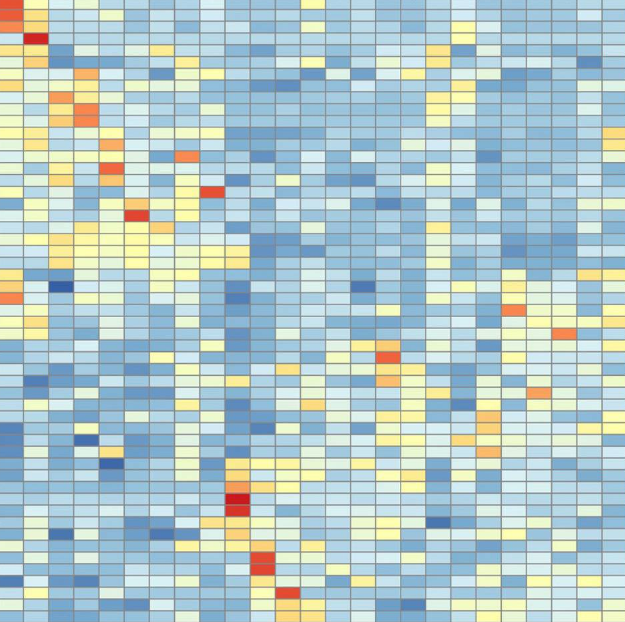
#> input picture 조정원1/heatmap_2.PNG, 625 x 622 px
$ jupyter execute --allow-errors '히트맵_수치화.ipynb'   (shell and % lines are left out)
#> lines starting #> are read from the running program, lines starting #| are printed output that depends on the picture
[cell 1]
import pandas as pd
import numpy as np
import cv2
# from skimage import color # 이 함수에서는 color 모듈을 사용하지 않습니다.

# 1. 히트맵 및 수치 범위 정의
HEATMAP_PATH = 'heatmap_2.PNG' # 파일 경로가 정확한지 다시 확인해주세요.
EXCEL_FILENAME = "heatmap_quantified_data_53x25_final.xlsx"

N_ROWS = 53  # 행 (Y축)
N_COLS = 25  # 열 (X축)
# 이 값들은 클러스터링 함수에서 직접 사용되지는 않지만, 최종 클리핑 범위를 나타냅니다.
MIN_VALUE = -2.0
MAX_VALUE = 4.0
CENTER_VALUE = 0.0

# 2. 색상 클러스터링 기반 변환 함수 (5단계 세분화)
# [42 lines left out: function rgb_to_value_final_5step, not called in this run]

# **메인 코드의 quantify_heatmap 함수 내에서 이 함수(rgb_to_value_final_5step)를 호출하도록 수정 후 실행해야 합니다.**

# 3. 이미지 분석 및 수치 추출 메인 함수
def quantify_heatmap(image_path, rows, cols, vmin, vmax, center):

#> called with image_path = 'heatmap_2.PNG', rows = 53, cols = 25, vmin = -2, vmax = 4, center = 0
    quantified_data = np.zeros((rows, cols))

    try:
        img = cv2.imread(image_path)
#> img is the input picture: shape (622, 625, 3); mean B, G, R 202.1, 200.7, 178.4
        if img is None:
            raise FileNotFoundError(f"파일을 찾을 수 없습니다: {image_path}")

        img_rgb = cv2.cvtColor(img, cv2.COLOR_BGR2RGB)

        # ⚠️ [가장 중요한 수동 조정] 픽셀 좌표 설정 ⚠️
        # 이 좌표는 이미지에 맞게 수동으로 조정해야 합니다!
        x_start = 28
        x_end = 478
        y_start = 28
        y_end = 650
        # ----------------------------------------------------

        cropped_img = img_rgb[y_start:y_end, x_start:x_end]
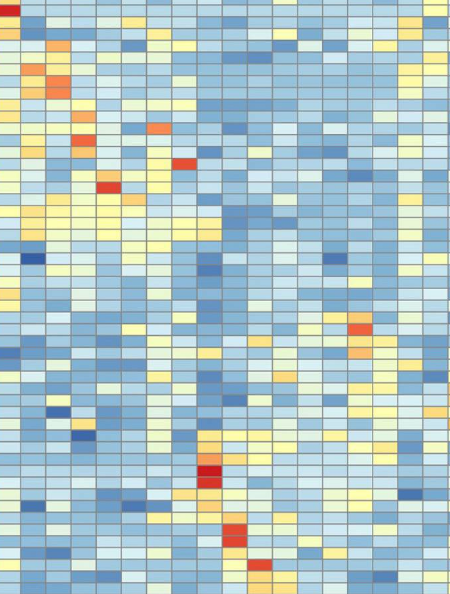
#> cropped_img: shape (594, 450, 3); mean R, G, B 177.3, 199.5, 200.9
        cropped_height, cropped_width, _ = cropped_img.shape
#> cropped_height = 594; cropped_width = 450

        cell_height = cropped_height // rows
#> cell_height = 11
        cell_width = cropped_width // cols
#> cell_width = 18

        # 각 셀을 순회하며 평균 색상 추출 및 값 변환
        for i in range(rows):
            for j in range(cols):
                # 그리드 선 제외를 위한 샘플링 비율 조정 가능 (0.15 대신 0.20 등)
                border_trim_y = int(cell_height * 0.15)
                border_trim_x = int(cell_width * 0.15)

                sampled_area = cropped_img[
                    i * cell_height + border_trim_y : (i + 1) * cell_height - border_trim_y,
                    j * cell_width + border_trim_x : (j + 1) * cell_width - border_trim_x
                ]

                avg_rgb_255 = np.mean(sampled_area, axis=(0, 1))
                r, g, b = avg_rgb_255 / 255.0 # 0~1로 정규화

                # 📢 클러스터링 함수 호출 (vmin, vmax, center 인자 제거)
                value = rgb_to_value_clustering(r, g, b)
                quantified_data[i, j] = value
#> quantified_data: shape (53, 25) float64; every value is 0

    except Exception as e:
        print(f"❌ 이미지 분석 또는 파일 처리 중 오류 발생: {e}")
        return np.zeros((rows, cols))

    return quantified_data


# 4. 수치화 실행 및 엑셀 저장
# vmin, vmax, center는 quantify_heatmap 함수 내에서 사용되지 않지만,
# 함수 인자 형태 유지를 위해 그대로 전달합니다.
final_data = quantify_heatmap(HEATMAP_PATH, N_ROWS, N_COLS, MIN_VALUE, MAX_VALUE, CENTER_VALUE)

if final_data.any():
    df_result = pd.DataFrame(final_data).round(3)
    try:
        df_result.to_excel(EXCEL_FILENAME, index=False, header=False)
        print(f"\n🎉 **최종 데이터가 '{EXCEL_FILENAME}' 파일로 저장되었습니다.**")
        print(f"저장된 데이터 크기: {N_ROWS}행, {N_COLS}열")
    except Exception as e:
        print(f"❌ 엑셀 파일 저장 중 오류가 발생했습니다: {e}")

[cell 2]
import pandas as pd
import numpy as np
import cv2
# from skimage import color # 이 함수에서는 color 모듈을 사용하지 않습니다.

# 1. 히트맵 및 수치 범위 정의
# 💡 파일 확장자 확인! 실제 파일 이름이 'heatmap_2.PNG'가 아니라면 수정하세요.
HEATMAP_PATH = 'heatmap_2.PNG'
EXCEL_FILENAME = "heatmap_qua.xlsx"

N_ROWS = 53  # 행 (Y축)
N_COLS = 25  # 열 (X축)
MIN_VALUE = -2.0
MAX_VALUE = 4.0
CENTER_VALUE = 0.0

# 2. 색상 클러스터링 기반 변환 함수 (색상표 시각 분석 기반 미세 조정 - 최종 버전)
def rgb_to_value_final_tuned(r_norm, g_norm, b_norm):
    """
    제공된 색상표(Color Bar) 이미지의 시각적 특징을 반영하여 5단계 매핑 경계를 미세 조정합니다.
    (이 함수는 메인 함수에서 'rgb_to_value_final_tuned' 이름으로 호출되어야 합니다.)
    """

    # ... (생략: 1~3단계 빨강, 주황, 노랑 로직은 이전과 동일)

    # 1. 빨강 (4.0 ~ 3.0)
    if r_norm > 0.65 and g_norm < 0.35:
        value = 3.0 + (r_norm - 0.65) * 3.0
        return np.clip(value, 3.0, 4.0)

    # 2. 주황 (3.0 ~ 2.0)
    elif r_norm > 0.4 and g_norm > 0.4 and b_norm < 0.25:
        value = 3.0 - b_norm * (1.0 / 0.25)
        return np.clip(value, 2.0, 3.0)

    # 3. 노랑 ~ 연두 (2.0 ~ 1.0)
    elif r_norm > 0.5 and g_norm > 0.5 and b_norm < 0.5:
        value = 3.0 - b_norm * (2.0 / 0.25)
        value = value + (1.0 - abs(r_norm - g_norm)) * 0.5
        return np.clip(value, 1.0, 2.0)

    # 4. 하늘색 (1.0 ~ 0.0)
    elif b_norm > 0.4 and (r_norm + g_norm) / 2 < b_norm and b_norm < 0.75:
        value = 1.0 - (b_norm - 0.45) * (1.0 / 0.3)
        return np.clip(value, 0.0, 1.0)

    # 5. 진한 파랑 (0.0 ~ -2.0)
    else:
        value = 0.0 - (b_norm - 0.75) * (2.0 / 0.25)
        return np.clip(value, -2.0, 0.0)


# 3. 이미지 분석 및 수치 추출 메인 함수
def quantify_heatmap(image_path, rows, cols, vmin, vmax, center):

#> called with image_path = 'heatmap_2.PNG', rows = 53, cols = 25, vmin = -2, vmax = 4, center = 0
    quantified_data = np.zeros((rows, cols))

    try:
        img = cv2.imread(image_path)
        if img is None:
            raise FileNotFoundError(f"파일을 찾을 수 없습니다: {image_path}")

        img_rgb = cv2.cvtColor(img, cv2.COLOR_BGR2RGB)

        # ⚠️ [가장 중요한 수동 조정] 픽셀 좌표 설정 ⚠️
        x_start = 28
        x_end = 478
        y_start = 28
        y_end = 650
        # ----------------------------------------------------

        cropped_img = img_rgb[y_start:y_end, x_start:x_end]
        cropped_height, cropped_width, _ = cropped_img.shape
#> cropped_height = 594; cropped_width = 450

        cell_height = cropped_height // rows
#> cell_height = 11
        cell_width = cropped_width // cols
#> cell_width = 18

        # 각 셀을 순회하며 평균 색상 추출 및 값 변환
        for i in range(rows):
            for j in range(cols):
                border_trim_y = int(cell_height * 0.15)
                border_trim_x = int(cell_width * 0.15)

                sampled_area = cropped_img[
                    i * cell_height + border_trim_y : (i + 1) * cell_height - border_trim_y,
                    j * cell_width + border_trim_x : (j + 1) * cell_width - border_trim_x
                ]

                avg_rgb_255 = np.mean(sampled_area, axis=(0, 1))
                r, g, b = avg_rgb_255 / 255.0 # 0~1로 정규화

                # 📢 수정됨: 정확한 함수 이름 호출 📢
                value = rgb_to_value_final_tuned(r, g, b)
                quantified_data[i, j] = value
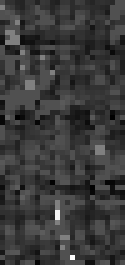
#> quantified_data: shape (53, 25) float64 (shown 5 times larger); min -1.67, max 3.62, mean -0.452; drawn with min black and max white

    except Exception as e:
        print(f"❌ 이미지 분석 또는 파일 처리 중 오류 발생: {e}")
        return np.zeros((rows, cols))

    return quantified_data


# 4. 수치화 실행 및 엑셀 저장
final_data = quantify_heatmap(HEATMAP_PATH, N_ROWS, N_COLS, MIN_VALUE, MAX_VALUE, CENTER_VALUE)

if final_data.any():
    df_result = pd.DataFrame(final_data).round(3)
#> df_result = table of 53 rows and 25 columns
    try:
        df_result.to_excel(EXCEL_FILENAME, index=False, header=False)
        print(f"\n🎉 **최종 데이터가 '{EXCEL_FILENAME}' 파일로 저장되었습니다.**")
        print(f"저장된 데이터 크기: {N_ROWS}행, {N_COLS}열")
    except Exception as e:
        print(f"❌ 엑셀 파일 저장 중 오류가 발생했습니다: {e}")
